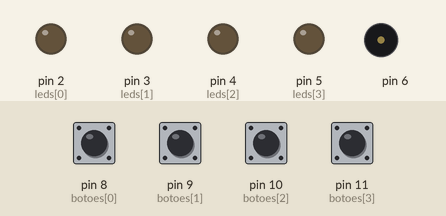
Simulated run of this sketch. Board: Arduino Uno, built with avr-gcc and run on an emulated ATmega328P. On the bench: output pins drawn as LEDs (lit = HIGH), buzzer (waves = sounding). Dashed ring = blinking. The inputs (shaded band) are chosen by the test bench; at power-on: pin 8 (botoes[0]), pin 9 (botoes[1]), pin 10 (botoes[2]), pin 11 (botoes[3]) HIGH. Random numbers use the default seed unless the sketch sets one.

Above: at 1.3 s.
1.4 s: pin 8 (botoes[0]) pulled LOW for 0.15 s
At 1.55 s:
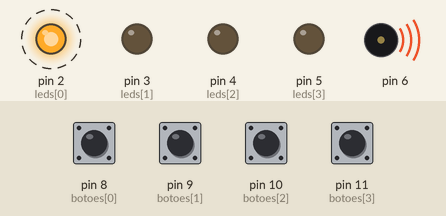
At 3.35 s:
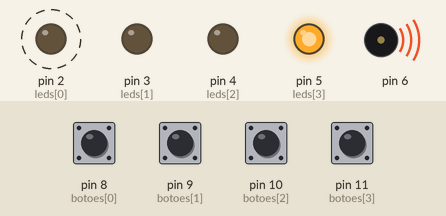
4.5 s: pin 9 (botoes[1]) pulled LOW for 0.15 s
At 9.0 s:
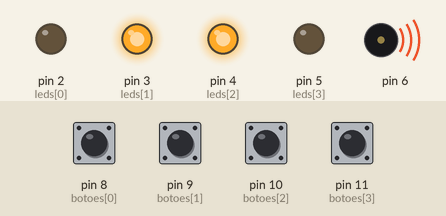
Timing chart, 0 to 19.5 s (numbered marks = the images above; inputs shaded):
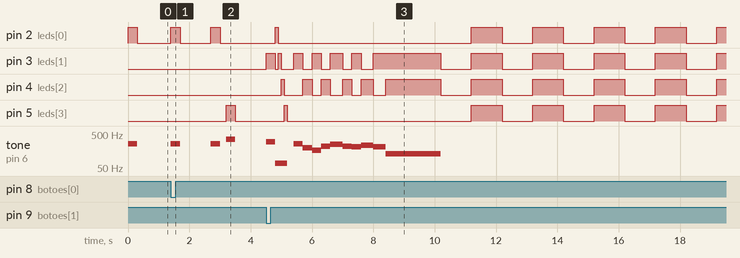

Measured:
- after the input at 1.4 s, pin 2 (leds[0]): alternates HIGH for 0.30 s and LOW for 1.0 s, starting at once; pin 5 (leds[3]): LOW → HIGH after 1.8 s, → LOW 0.30 s later; tone on pin 6: plays 262 Hz for 0.30 s, 262 Hz for 0.30 s, 349 Hz for 0.30 s, starting at once
- after the input at 4.5 s, pin 2 (leds[0]): goes HIGH 0.10 s, LOW 6.3 s, 4 × (HIGH 1.0 s, LOW 1.0 s), then HIGH, starting after 0.30 s; pin 3 (leds[1]): LOW → HIGH at once, → LOW 0.30 s later, → HIGH 0.10 s later, → LOW 0.10 s later, … (23 changes in this stretch)

The sketch:

genius_v3.ino
```cpp
/**
   Jogo de memória GENIUS (Simon)
   @author Professor José de Assis
   @version 3.0
   @link https://roboticapratica.com.br/arduino.html

/*
  Vetor usado para armazenar a sequência da rodada.
  "12" é o número máximo de rodadas (0 a 11).
  Você pode aumentar este valor para deixar o jogo
  mais difícil, neste caso alterar também a linha 81.
*/
int sequencia[12] = {};

/*
  Vetores usados para associar o botão com a cor do LED
  e nota musical correspondente:
  ------------------------------------------------
  | Índice | Botão     | LED              | Nota |
  ------------------------------------------------
  |  [0]   | botão 8   | led 2 (verde)    | DÓ   |
  ------------------------------------------------
  |  [1]   | botão 9   | led 3 (vermelho) | RÉ   |
  ------------------------------------------------
  |  [2]   | botão 10  | led 4 (azul)     | MI   |
  ------------------------------------------------
  |  [3]   | botão 11  | led 5 (amarelo)  | FÁ   |
  ------------------------------------------------
*/
int botoes[4] = { 8, 9, 10, 11 };
int leds[4] = { 2, 3, 4, 5 };
int tons[4] = { 262, 294, 330, 349 };

// variáveis usadas para determinar a dificuldade do jogo
int dificuldade1 = 1000;  // tempo de espera da rodada
int dificuldade2 = 300;   // velocidade de reprodução da sequência
int dificuldade3 = 200;   // velocidade de reprodução da sequência

// variáveis usadas no apoio a lógica do jogo
int rodada = 0;
int passo = 0;
int botaoPressionado = 0;
bool gameOver = false;

void setup() {
  // Leds
  pinMode(2, OUTPUT);
  pinMode(3, OUTPUT);
  pinMode(4, OUTPUT);
  pinMode(5, OUTPUT);
  // Buzzer
  pinMode(6, OUTPUT);
  // Botões
  pinMode(8, INPUT_PULLUP);
  pinMode(9, INPUT_PULLUP);
  pinMode(10, INPUT_PULLUP);
  pinMode(11, INPUT_PULLUP);
  // referência a inicialização da função random()
  randomSeed(analogRead(A0));
}

void loop() {
  // validação GAME OVER
  if (gameOver == true) {
    efeito1();
  } else {
    // lógica principal
    proximaRodada();
    reproduzirSequencia();
    aguardarJogador();
    delay(dificuldade1);

    // aumentar a dificuldade à partir da 8ª rodada
    if (rodada > 7) {
      dificuldade1 = 500;
      dificuldade2 = 150;
      dificuldade3 = 100;
    }

    // vencedor (jogador chegou até a última rodada)
    if (rodada == 12) {
      efeito3();
      gameOver = true;
    }
  }
}

/* Função que sorteia a sequência da próxima rodada */
void proximaRodada() {
  sequencia[rodada] = random(4);
  rodada = rodada + 1;
}

/* Função que reproduz a sequência da rodada */
void reproduzirSequencia() {
  for (int i = 0; i < rodada; i++) {
    tone(6, tons[sequencia[i]]);
    digitalWrite(leds[sequencia[i]], HIGH);
    delay(dificuldade2);
    noTone(6);
    digitalWrite(leds[sequencia[i]], LOW);
    delay(dificuldade3);
  }
}

/* Função que aguarda o jogador */
void aguardarJogador() {
  for (int i = 0; i < rodada; i++) {
    bool jogadaEfetuada = false;
    while (!jogadaEfetuada) {
      for (int i = 0; i <= 3; i++) {
        if (digitalRead(botoes[i]) == 0) {
          botaoPressionado = i;
          tone(6, tons[i]);
          digitalWrite(leds[i], HIGH);
          delay(300);
          digitalWrite(leds[i], LOW);
          noTone(6);
          jogadaEfetuada = true;
        }
      }
    }
    //verificar a jogada
    if (sequencia[passo] != botaoPressionado) {
      efeito2();
      gameOver = true;
      break;
    }
    passo = passo + 1;
  }
  passo = 0;
}

/***** Efeitos luminosos / sonoros *****/

/* Game over */
void efeito1() {
  digitalWrite(2, HIGH);
  digitalWrite(3, HIGH);
  digitalWrite(4, HIGH);
  digitalWrite(5, HIGH);
  delay(1000);
  digitalWrite(2, LOW);
  digitalWrite(3, LOW);
  digitalWrite(4, LOW);
  digitalWrite(5, LOW);
  delay(1000);
}

/* Errou a sequência */
void efeito2() {
  for (int i = 0; i <= 3; i++) {
    tone(6, 70);
    digitalWrite(leds[i], HIGH);
    delay(100);
    digitalWrite(leds[i], LOW);
    noTone(6);
  }
  delay(200);
  tone(6, 262);
  digitalWrite(3, HIGH);
  delay(300);
  tone(6, 196);
  digitalWrite(3, LOW);
  digitalWrite(4, HIGH);
  delay(300);
  tone(6, 165);
  digitalWrite(3, HIGH);
  digitalWrite(4, LOW);
  delay(300);
  tone(6, 220);
  digitalWrite(3, LOW);
  digitalWrite(4, HIGH);
  delay(300);
  tone(6, 247);
  digitalWrite(3, HIGH);
  digitalWrite(4, LOW);
  delay(400);
  tone(6, 220);
  digitalWrite(3, LOW);
  digitalWrite(4, HIGH);
  delay(300);
  tone(6, 208);
  digitalWrite(3, HIGH);
  digitalWrite(4, LOW);
  delay(300);
  tone(6, 233);
  digitalWrite(3, LOW);
  digitalWrite(4, HIGH);
  delay(400);
  tone(6, 208);
  digitalWrite(3, HIGH);
  digitalWrite(4, LOW);
  delay(400);
  tone(6, 131);
  digitalWrite(3, HIGH);
  digitalWrite(4, HIGH);
  delay(1800);
  digitalWrite(3, LOW);
  digitalWrite(4, LOW);
  noTone(6);
}

/* Campeão !!! */
void efeito3() {
  // melodia (notas musicais)
  int nota[] = { 660, 660, 660, 510, 660, 770, 380, 510, 380, 320, 440, 480, 450, 430, 380, 660, 760, 860, 700, 760, 660, 520, 580, 480, 510, 380, 320, 440, 480, 450, 430, 380, 660, 760, 860, 700, 760, 660, 520, 580, 480, 500, 760, 720, 680, 620, 650, 380, 430, 500, 430, 500, 570, 500, 760, 720, 680, 620, 650, 1020, 1020, 1020, 380, 500, 760, 720, 680, 620, 650, 380, 430, 500, 430, 500, 570, 585, 550, 500, 380, 500, 500, 500, 500, 760, 720, 680, 620, 650, 380, 430, 500, 430, 500, 570, 500, 760, 720, 680, 620, 650, 1020, 1020, 1020, 380, 500, 760, 720, 680, 620, 650, 380, 430, 500, 430, 500, 570, 585, 550, 500, 380, 500, 500, 500, 500, 500, 500, 500, 580, 660, 500, 430, 380, 500, 500, 500, 500, 580, 660, 870, 760, 500, 500, 500, 500, 580, 660, 500, 430, 380, 660, 660, 660, 510, 660, 770, 380 };
  // duraçao de cada nota da melodia
  int duracaoNota[] = { 100, 100, 100, 100, 100, 100, 100, 100, 100, 100, 100, 80, 100, 100, 100, 80, 50, 100, 80, 50, 80, 80, 80, 80, 100, 100, 100, 100, 80, 100, 100, 100, 80, 50, 100, 80, 50, 80, 80, 80, 80, 100, 100, 100, 100, 150, 150, 100, 100, 100, 100, 100, 100, 100, 100, 100, 100, 150, 200, 80, 80, 80, 100, 100, 100, 100, 100, 150, 150, 100, 100, 100, 100, 100, 100, 100, 100, 100, 100, 100, 100, 100, 100, 100, 100, 100, 150, 150, 100, 100, 100, 100, 100, 100, 100, 100, 100, 100, 150, 200, 80, 80, 80, 100, 100, 100, 100, 100, 150, 150, 100, 100, 100, 100, 100, 100, 100, 100, 100, 100, 100, 100, 100, 60, 80, 60, 80, 80, 80, 80, 80, 80, 60, 80, 60, 80, 80, 80, 80, 80, 60, 80, 60, 80, 80, 80, 80, 80, 80, 100, 100, 100, 100, 100, 100, 100 };
  // pausa depois que cada nota da melodia é reproduzida
  int pausaNota[] = { 150, 300, 300, 100, 300, 550, 575, 450, 400, 500, 300, 330, 150, 300, 200, 200, 150, 300, 150, 350, 300, 150, 150, 500, 450, 400, 500, 300, 330, 150, 300, 200, 200, 150, 300, 150, 350, 300, 150, 150, 500, 300, 100, 150, 150, 300, 300, 150, 150, 300, 150, 100, 220, 300, 100, 150, 150, 300, 300, 300, 150, 300, 300, 300, 100, 150, 150, 300, 300, 150, 150, 300, 150, 100, 420, 450, 420, 360, 300, 300, 150, 300, 300, 100, 150, 150, 300, 300, 150, 150, 300, 150, 100, 220, 300, 100, 150, 150, 300, 300, 300, 150, 300, 300, 300, 100, 150, 150, 300, 300, 150, 150, 300, 150, 100, 420, 450, 420, 360, 300, 300, 150, 300, 150, 300, 350, 150, 350, 150, 300, 150, 600, 150, 300, 350, 150, 150, 550, 325, 600, 150, 300, 350, 150, 350, 150, 300, 150, 600, 150, 300, 300, 100, 300, 550, 575 };
  for (int i = 0; i < 156; i++) {
    tone(6, nota[i], duracaoNota[i]);
    digitalWrite(2, HIGH);
    digitalWrite(3, HIGH);
    digitalWrite(4, HIGH);
    digitalWrite(5, HIGH);
    delay(15);
    digitalWrite(2, LOW);
    digitalWrite(3, LOW);
    digitalWrite(4, LOW);
    digitalWrite(5, LOW);
    delay(pausaNota[i]);
    noTone(6);
  }
}
```
